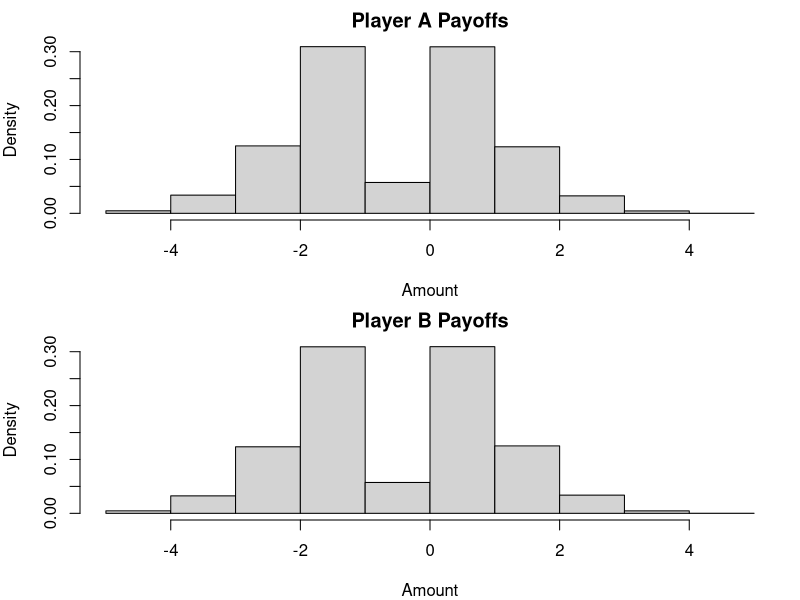

R code for this plot:
## ---- chunk 1
knitr::opts_chunk$set(echo = TRUE)
## ---- chunk 2
#Q4#
#(a)
# First, we create a function that models one game#
# We build a deck with numbers 1-8 (with four numbers repeated)
# Randomly deals 4 cards to each player
# Determines the winner based on who has the lowest sum

# Simulating a card game
sim_game <- function() {
  # Make a deck with 12 cards (8 cards with number 1-8 + 4 cards with numbers repeated
  nums <- 1:8
  # Using sample() function
  repeat_nums <- sample(nums, size=4, replace = FALSE)
  my_deck <- c(nums, repeat_nums)
  
  # Draw cards without replacement using sample() 
  cards_drawn <- sample(my_deck, size=8, replace = FALSE)
  
  # Split cards between players
  playerA_cards <- cards_drawn[1:4]
  playerB_cards <- cards_drawn[5:8]
  # cards_drawn already contains 8 randomly selected cards
  # This make sure cards_drawn[1:4] and cards_drawn[5:8] are random 
  # Find totals
  pA_total <- sum(playerA_cards)
  pB_total <- sum(playerB_cards)
  
  # Figure out who wins and calculate payoff
  # Using the sign function 
  result <- sign(pB_total - pA_total)
  
  if (result > 0) {  # Player 1 wins
    pay <- min(playerA_cards)
    return(c(pay, -pay))
  } else if (result < 0) {  # Player 2 wins
    pay <- min(playerB_cards)
    return(c(-pay, pay))
  } else {  # Nobody wins 
    return(c(0, 0))
  }
}

#Then, We run this simulation 100,000 times
#recording the results each time

# Main simulation - running it many times
# Using large number 
set.seed(42)  # Different seed 
sims <- 100000
all_results <- matrix(0, nrow = sims, ncol = 2)

# Run the simulation lots of times
for (i in 1:sims) {
  all_results[i,] <- sim_game()
}

# Find unique outcomes
pA_outcomes <- sort(unique(all_results[,1]))
pB_outcomes <- sort(unique(all_results[,2]))

# Count frequencies for each outcome
pA_freqs <- numeric(length(pA_outcomes))
pB_freqs <- numeric(length(pB_outcomes))

for (i in 1:length(pA_outcomes)) {
  pA_freqs[i] <- sum(all_results[,1] == pA_outcomes[i]) / sims
}
names(pA_freqs) <- pA_outcomes

for (i in 1:length(pB_outcomes)) {
  pB_freqs[i] <- sum(all_results[,2] == pB_outcomes[i]) / sims
}
names(pB_freqs) <- pB_outcomes

#Finally, we analyze these results 
#Find the probability distribution and expected values for each player's winnings or losses.

# Calculate expected values
avg_pA <- mean(all_results[,1])
avg_pB <- mean(all_results[,2])

# Find standard error 
std_err_pA <- sd(all_results[,1]) / sqrt(sims)
std_err_pB <- sd(all_results[,2]) / sqrt(sims)

# Make a histogram 
par(mfrow = c(2, 1), mar = c(4, 4, 2, 1))
hist(all_results[,1], breaks = pA_outcomes, prob = TRUE, 
     main = "Player A Payoffs", xlab = "Amount")
hist(all_results[,2], breaks = pB_outcomes, prob = TRUE, 
     main = "Player B Payoffs", xlab = "Amount")

# Print the results
cat("Distribution for Player A:\n")
for (i in 1:length(pA_outcomes)) {
  cat(pA_outcomes[i], ": ", round(pA_freqs[i], 4), "\n")
}

cat("\nDistribution for Player B:\n")
for (i in 1:length(pB_outcomes)) {
  cat(pB_outcomes[i], ": ", round(pB_freqs[i], 4), "\n")
}

cat("\nPlayer A expected value:", round(avg_pA, 4), "±", round(std_err_pA, 4), "\n")
cat("Player B expected value:", round(avg_pB, 4), "±", round(std_err_pB, 4), "\n")

#Conclusion:
#The payoff distributions for both players are mirror images of each other.
#The most common outcomes are -1, 0, 1, and 2, with less frequent outcomes at -3, -2, 3, and 4.
#The expected values (Player A: -0.0077 ± 0.0049, Player B: 0.0077 ± 0.0049) are essentially zero.
#The game appears to be fair, with neither player having a significant advantage.
#Ties (payoff of 0) occur frequently, as shown by the peak at 0 in both histograms.

# Part (b) 
#We create a new function similar to the (a)
sim_game_modified <- function(chosen) {
  # Make deck as before
  nums <- 1:8
  repeat_nums <- sample(nums, size=4, replace = FALSE)
  my_deck <- c(nums, repeat_nums)
  
  #But now Player A always gets their chosen card plus 3 random cards
  #Player B gets 4 random cards
  #First, Make sure that chosen card is in deck
  if (chosen %in% my_deck) {
    # Take out the first instance of chosen card
    idx <- which(my_deck == chosen)[1]
    my_deck <- my_deck[-idx]
  } else {
    # Try again if card not in deck
    return(sim_game_modified(chosen))
  }
  
  # Draw remaining cards
  cards_drawn <- sample(my_deck, size=7, replace = FALSE)
  
  # Assign cards to players
  playerA_cards <- c(chosen, cards_drawn[1:3])
  playerB_cards <- cards_drawn[4:7]
  
  # Calculate totals and winner
  pA_total <- sum(playerA_cards)
  pB_total <- sum(playerB_cards)
  
  if (pA_total < pB_total) {
    pay <- min(playerA_cards)
    return(c(pay, -pay))
  } else if (pB_total < pA_total) {
    pay <- min(playerB_cards)
    return(c(-pay, pay))
  } else {
    return(c(0, 0))
  }
}

#We test each possible card choice (1 through 8) by running 50,000 simulations for each. 
# Test each card choice
set.seed(42)
sims <- 50000
card_choices <- 1:8
choice_results <- matrix(0, nrow = length(card_choices), ncol = 4)
colnames(choice_results) <- c("Exp Value", "Win %", "Loss %", "Tie %")

for (i in 1:length(card_choices)) {
  card <- card_choices[i]
  test_results <- matrix(0, nrow = sims, ncol = 2)
  
  for (j in 1:sims) {
    test_results[j,] <- sim_game_modified(card)
  }
  
  # For each card choice, we calculate the expected value and win probability. 
  # Find stats for this card choice
  card_exp <- mean(test_results[,1])
  win_pct <- mean(test_results[,1] > 0)
  loss_pct <- mean(test_results[,1] < 0)
  tie_pct <- mean(test_results[,1] == 0)
  
  choice_results[i,] <- c(card_exp, win_pct, loss_pct, tie_pct)
}

# Print results for each card
cat("\nAnalysis for each card choice:\n\n")
for (i in 1:length(card_choices)) {
  cat("Card", card_choices[i], "results:\n")
  cat("  Expected value: ", round(choice_results[i,1], 4), "\n")
  cat("  Win percent: ", round(100*choice_results[i,2], 1), "%\n")
  cat("  Loss percent: ", round(100*choice_results[i,3], 1), "%\n")
  cat("  Tie percent: ", round(100*choice_results[i,4], 1), "%\n\n")
}

# Find best choice
best <- which.max(choice_results[,1])
best_card <- card_choices[best]

cat("Best choice for Player A: Card", best_card, "\n")
cat("This gives expected value of", round(choice_results[best,1], 4), "per game\n")
cat("The fair game had expected value around 0, so this is definitely better\n")

#Conclusion
#Player A should choose card 2
#It gives the highest expected value of 0.518 per game
#While choosing card 1 offers the highest win probability (70.9%), it only yields an expected value of 0.294. 
#Card 2 provides a better balance of win probability (63.4%) and higher payoff when winning
#As card values increase, both expected values and win probabilities decrease steadily. 
#Player A now has a significant advantage 
